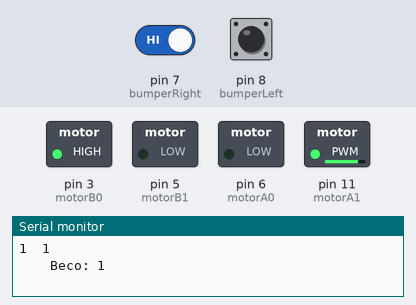
Bench run of a sketch on a simulated Arduino Uno, built with avr-gcc and run on an emulated ATmega328P. Parts: switched loads named in the sketch (green lamp = pin HIGH), the last lines printed to the serial monitor. Dashed ring = blinking. The inputs (shaded band) are chosen by the test bench; at power-on: pin 8 (bumperLeft) HIGH, pin 7 (bumperRight) HIGH.

Above: at 1.62 s.
2.3 s: pin 8 (bumperLeft) pulled LOW for 0.9 s
At 3.6 s:
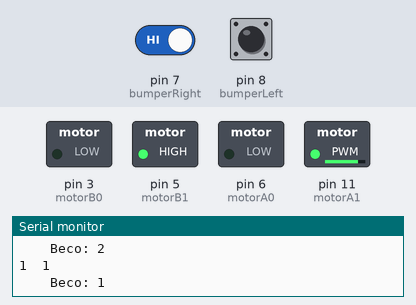
5.8 s: pin 8 (bumperLeft) pulled LOW for 3.2 s
At 6.87 s:
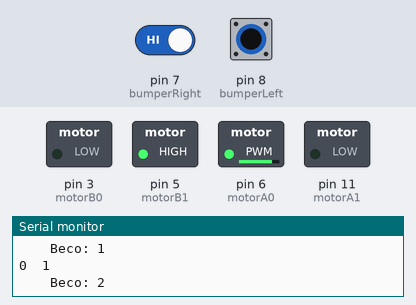
10.5 s: pin 7 (bumperRight) driven LOW and pin 8 (bumperLeft) driven LOW
At 11.1 s:
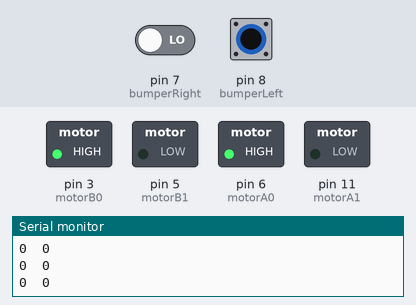
12.2 s: pin 8 (bumperLeft) driven HIGH
At 12.6 s:
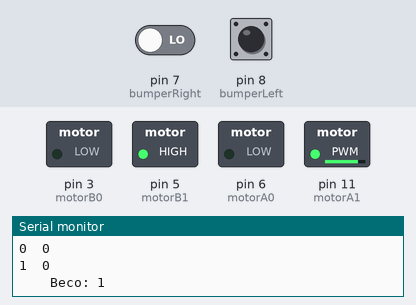
15.7 s: pin 8 (bumperLeft) driven LOW
At 15.84 s:
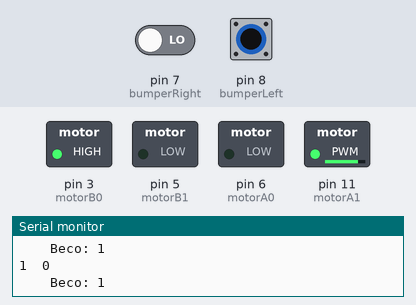
19.2 s: pin 7 (bumperRight) driven HIGH
At 19.6 s:
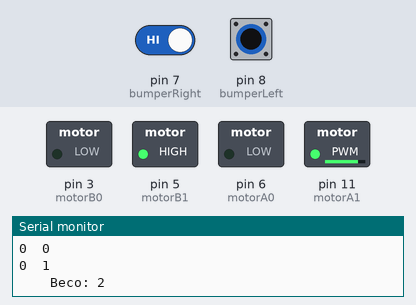
Timing chart, 0 to 23.7 s (numbered marks = the images above; inputs shaded):
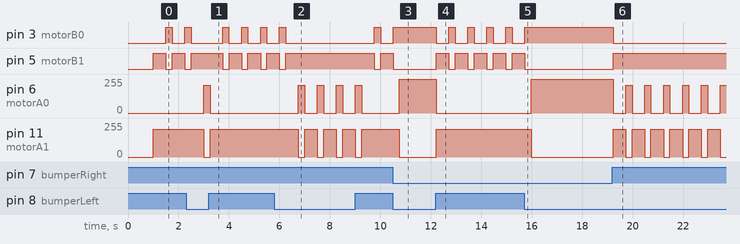

Measured:
- after the input at 2.3 s, pin 6 (motorA0): 0/255 → 210/255 after 0.70 s, → 0/255 0.25 s later; pin 11 (motorA1): 210/255 → 0/255 after 0.70 s, → 210/255 0.25 s later
- after the input at 5.8 s, pin 3 (motorB0): LOW → HIGH after 4.0 s, → LOW 0.25 s later; pin 5 (motorB1): HIGH → LOW after 4.0 s, → HIGH 0.25 s later
- after the input at 10.5 s, pin 3 (motorB0): goes on until 10.5 s, then stays HIGH; pin 5 (motorB1): goes on until 10.5 s, then stays LOW; pin 6 (motorA0): 0/255 → 255/255 after 0.26 s; pin 11 (motorA1): 210/255 → 0/255 after 0.26 s
- after the input at 12.2 s, pin 3 (motorB0): alternates HIGH for 0.25 s and LOW for 0.50 s, starting at once; pin 5 (motorB1): alternates HIGH for 0.50 s and LOW for 0.25 s, starting at once; pin 6 (motorA0): 255/255 → 0/255 at once; pin 11 (motorA1): 0/255 → 210/255 at once
- after the input at 15.7 s, pin 3 (motorB0): goes on until 15.7 s, then stays HIGH; pin 5 (motorB1): goes on until 15.7 s, then stays LOW; pin 6 (motorA0): 0/255 → 255/255 after 0.27 s; pin 11 (motorA1): 210/255 → 0/255 after 0.27 s
- after the input at 19.2 s, pin 3 (motorB0): HIGH → LOW at once; pin 5 (motorB1): LOW → HIGH at once; pin 6 (motorA0): alternates 210/255 for 0.25 s and 0/255 for 0.50 s, starting at once; pin 11 (motorA1): alternates 210/255 for 0.50 s and 0/255 for 0.25 s, starting at once
- by itself, pin 3 (motorB0): repeats every 0.75 s: HIGH 0.25 s, LOW 0.50 s
- by itself, pin 5 (motorB1): repeats every 0.75 s: LOW 0.25 s, HIGH 0.50 s

The sketch:

_00145_NAV_BASICA_BUMPERS.ino
```cpp
// --------------------------------------------------------------------------- BUMPERS
int bumperLeft = 8;
int bumperRight = 7;

int BLeft, BRight;

// --------------------------------------------------------------------------- MOTORES DC
// motor pins
int motorA0 = 6;
int motorA1 = 11;

int motorB0 = 3;
int motorB1 = 5;

// calibration variables, use it to perform a straight path
int maxSpeedLeft = 255;
int maxSpeedRight = 210;

int min_speed = 100;

int motorLeftSpeed = 255;
int motorRightSpeed = 255;

// --------------------------------------------------------------------------- SETUP

void setup()
{
  Serial.begin(9600);

  //declare motor pins as outputs
  pinMode(motorA0, OUTPUT);
  pinMode(motorA1, OUTPUT);
  pinMode(motorB0, OUTPUT);
  pinMode(motorB1, OUTPUT);

  // BUMPERS
  // declare frontal bumpers as inputs
  pinMode (bumperLeft, INPUT);
  pinMode (bumperRight, INPUT);

  // activate internal resistence of bumpers pins
  digitalWrite(bumperLeft, HIGH);
  digitalWrite(bumperRight, HIGH);

  delay(1000);
}

// --------------------------------------------------------------------------- LOOP
void loop()
{

  BumperReader();

  if (BLeft == 1)
  {
    Beco(1);
  }
  else if (BRight == 1)
  {
    Beco(2);
  }
  else
  {
  // call 'DiffTurn' with motors speed
    DiffTurn(motorLeftSpeed,motorRightSpeed);
  }

}
```

Beco.ino
```cpp
void Beco(int from)
{

  Serial.print("    Beco: ");
  Serial.println(from);

  DiffTurn(-maxSpeedLeft, -maxSpeedRight);
  delay(500);

  // se detectou obstáculo pela esquerda, vira p direita
  if (from == 1)
   DiffTurn(maxSpeedLeft, -maxSpeedRight);

  // se detectou pela direita, vira p esquerda
  if (from == 2)
    DiffTurn(-maxSpeedLeft, maxSpeedRight);

  delay(250);
}
```

BumperReader.ino
```cpp
// --------------------------------------------------------------------------- BUMPERS

void BumperReader()
{
  BLeft = digitalRead(bumperLeft);
  BRight = digitalRead(bumperRight);
  Serial.print(BLeft);
  Serial.print("  ");
  Serial.println(BRight);
}
```

DiffTurn.ino
```cpp
void DiffTurn(int speedLeft, int speedRight) {

 if (speedLeft > 0)
 {
  analogWrite(motorB0, speedLeft);
  digitalWrite(motorB1, LOW);
 }

 if (speedLeft < 0)
 {
  digitalWrite(motorB0, LOW);
  analogWrite(motorB1, map(speedLeft, 0, -255, 0, 255));
 }

 if (speedLeft == 0)
 {
  digitalWrite(motorB0, LOW);
  digitalWrite(motorB1, LOW);
 }

 if (speedRight > 0 )
 {
  analogWrite(motorA0, speedRight);
  digitalWrite(motorA1, LOW);
 }

 if (speedRight < 0 )
 {
  digitalWrite(motorA0, LOW);
  analogWrite(motorA1, map(speedRight, 0, -255, 0, 255));
 }

 if (speedRight == 0)
 {
  digitalWrite(motorA0, LOW);
  digitalWrite(motorA1, LOW);
 }
}
```
